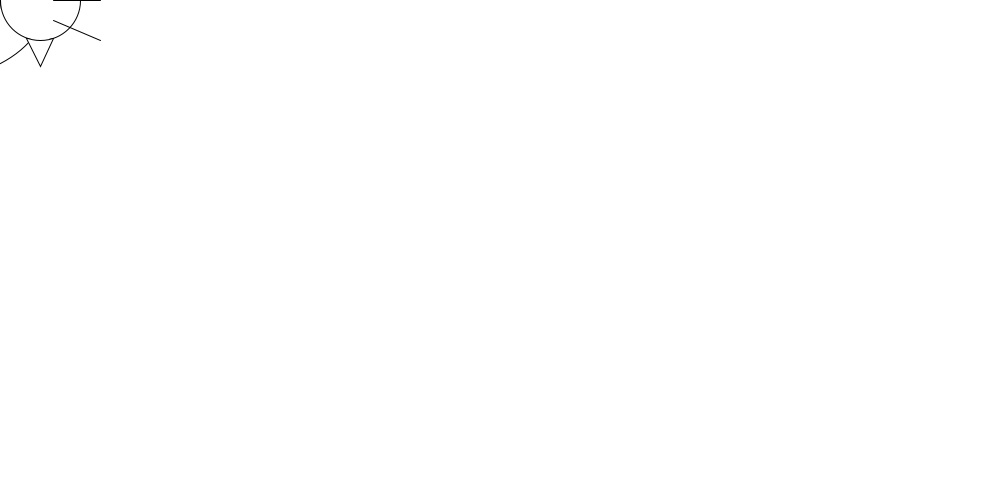
Frame 1 (no input)
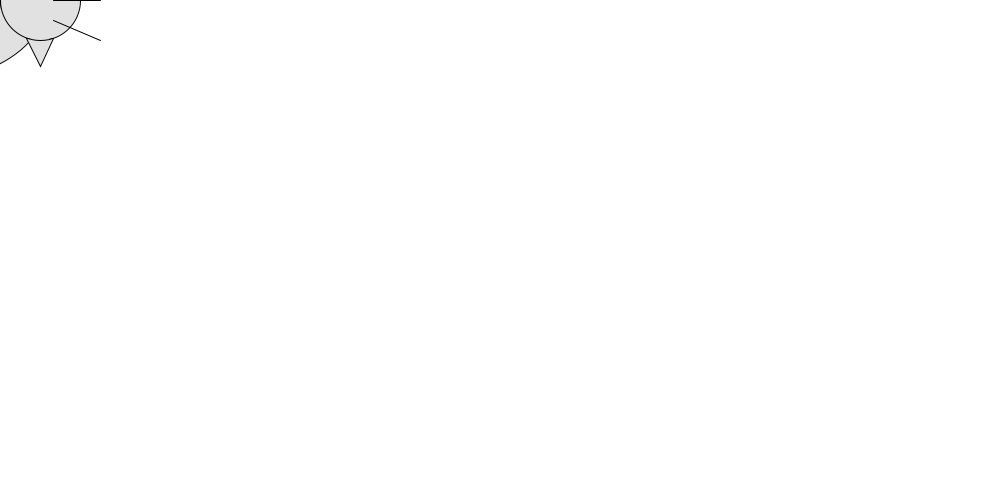
Frame 60 (the mouse pressed at the canvas centre just before this capture)
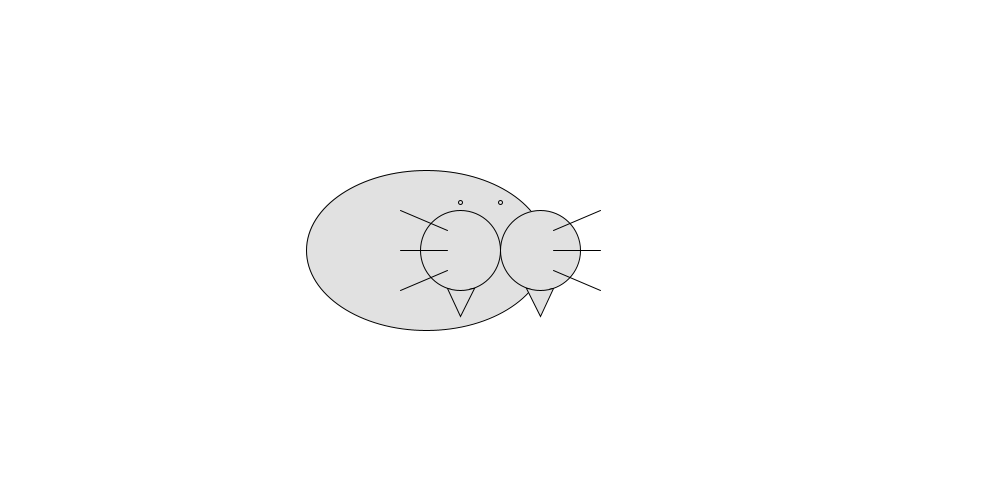
Frame 120 (the mouse held since frame 60 and released just before this capture)

The Processing sketch that drew these frames (run headless with seeded random() and noise(); from frame 60 on, the mouse is pressed at the canvas centre):

// Processing sketch: processing_148167
// ── processing_148167.pde

int collisions = 1;
ArrayList<Walrus> first = new ArrayList<Walrus>();
ArrayList<Walrus> second = new ArrayList<Walrus>();

private class Walrus {
    private int m; //size of walrus
    private int e; //size of eyes
    private int x;
    private int y;
    
    public Walrus(int s) { //for first walrus only
        m = s;
        x = mouseX;
        y = mouseY;
        e = 4;
    }
    
    public Walrus(int s, int d, int b) { //second gen walruses
        m = s/d;
        e = 4 - d;
        if(b == 1) { //mid walrus
           x = mouseX + m*2;  
           y = mouseY;
       } else if (b == 2) { //bot walrus
           x = mouseX;
           y = mouseY + m*2;
       } else if (b == 3) { //top walrus
           x = mouseX;
           y = mouseY - m*2;
       }
    }
     
    public Walrus(int s, int d, int b, int h) { //third gen walruses
       m = s/d;
       e = 4 - d;
         if(b == 1) { //top walrus
             if(h == 1) {
                 x = mouseX + m*3;  
                 y = mouseY - m*4;
             } else if(h == 2) {
                 x = mouseX;
                 y = mouseY - m*3;
             } else if(h == 3) {
                 x = mouseX + m*2;
                 y = mouseY - m*4;
             }
         } else if (b == 2) { //mid walrus CHECK GOOD
             if(h == 1) {
                 x = mouseX + m*5;
                 y = mouseY;
             } else if(h == 2) {
                 x = mouseX + m*4;
                 y = mouseY - m*2;
             } else if(h == 3) {
                 x = mouseX + m*4;
                 y = mouseY + m*3;
             }
         } else if (b == 3) { //bot walrus
             if(h == 1) {
                 x = mouseX + m*3;
                 y = mouseY + m*4;
             } else if(h == 2) { //t
                 x = mouseX;
                 y = mouseY + m*5;
             } else if(h == 3) { //b
                 x = mouseX;
                 y = mouseY + m*2;
             }
         } 
     }
     
     public int getX() {
       return x;
     }
     
     public int getY() {
       return y;
     }
     
     public void render() {
       ellipse(x-m+m/12,y,m*3,m*2);
       triangle(x+m/3,y+m/2.1,x+m*2/3,y+m/2.1,x+m/2,y+m*5/6);
       triangle(x-m/3,y+m/2.1,x-m*2/3,y+m/2.1,x-m/2,y+m*5/6);
       ellipse(x+m/2,y,m,m);
       ellipse(x-m/2,y,m,m);
            
       ellipse(x,y-m*3/5,e,e);
       fill(225);
       ellipse(x-m/2,y-m*3/5,e,e);
       //whiskers
       line(x+m*2/3,y-m/4,x+m+m/4,y-m/2);
       line(x+m*2/3,y,x+m+m/4,y);
       line(x+m*2/3,y+m/4,x+m+m/4,y+m/2);
       line(x-m*2/3,y-m/4,x-m-m/4,y-m/2);
       line(x-m*2/3,y,x-m-m/4,y);
       line(x-m*2/3,y+m/4,x-m-m/4,y+m/2);
     }
  }
  
  void setup() {  //setup function called initially, only once
  size(1000, 500);
  background(255);  //set background white
  colorMode(HSB);   //set colors to Hue, Saturation, Brightness mode
 
}

void draw() {
    background(255);
    if(collisions == 1) {
        Walrus w = new Walrus(80);
        w.render();
    } else if(collisions == 2) {
        Walrus w = new Walrus(80, collisions, 1);
        Walrus a = new Walrus(80, collisions, 2);
        Walrus t = new Walrus(80, collisions, 3);
        w.render();
        a.render();
        t.render();
    } else if(collisions == 3) {
        Walrus w = new Walrus(80, collisions, 1, 1);
        Walrus a = new Walrus(80, collisions, 2, 1);
        Walrus t = new Walrus(80, collisions, 3, 1);
        Walrus h = new Walrus(80, collisions, 1, 2);
        Walrus s = new Walrus(80, collisions, 2, 2);
        Walrus e = new Walrus(80, collisions, 3, 2);
        Walrus u = new Walrus(80, collisions, 1, 3);
        Walrus o = new Walrus(80, collisions, 2, 3);
        Walrus p = new Walrus(80, collisions, 3, 3);
        w.render();
        a.render();
        t.render();
        h.render();
        e.render();
        s.render();
        u.render();
        o.render();
        p.render();
    }
}

void mouseClicked() {
    collisions++;
}
    
